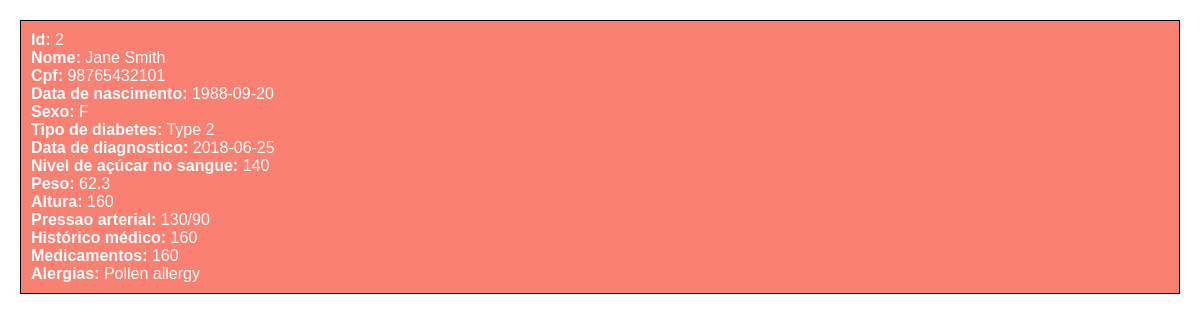
The page /usuarios.php?id=2 on the database its author committed.
### tables this page shows
CREATE TABLE usuario (
  id INT NOT NULL AUTO_INCREMENT,
  nome VARCHAR(255) NOT NULL,
  email VARCHAR(255) NOT NULL,
  cpf VARCHAR(11) NOT NULL,
  data_nascimento DATE NOT NULL,
  sexo CHAR(1) NOT NULL,
  tipo_diabetes VARCHAR(255) NOT NULL,
  data_diagnostico DATE NOT NULL,
  nivel_acucar_sangue FLOAT NOT NULL,
  peso FLOAT NOT NULL,
  altura FLOAT NOT NULL,
  pressao_arterial FLOAT NOT NULL,
  historico_medico VARCHAR(255) NOT NULL,
  medicamentos VARCHAR(255) NOT NULL,
  alergias VARCHAR(255) NOT NULL,
  PRIMARY KEY (id)
);

### usuarios.php (the view, shortened to what this page needs)
<!DOCTYPE html>
<html lang="en">
<head>
</head>
<body>
<?php
    include("connection.php");
    $id = $_GET["id"];
    $sql = sprintf("SELECT * FROM usuario WHERE id = %d", $id);
    $result = $conn->query($sql);
    if ($result->num_rows > 0) {
        while ($row = $result->fetch_assoc()) {
            echo '<div class="user-info">';
            echo sprintf("<b>Id:</b> %d<br>", $row['id']);
            echo sprintf("<b>Nome:</b> %s<br>", $row['nome']);
            echo sprintf("<b>Cpf:</b> %s<br>", $row['cpf']);
            echo sprintf("<b>Data de nascimento:</b> %s<br>", $row['data_nascimento']);
            echo sprintf("<b>Sexo:</b> %s<br>", $row['sexo']);
            echo sprintf("<b>Tipo de diabetes:</b> %s<br>", $row['tipo_diabetes']);
            echo sprintf("<b>Data de diagnostico:</b> %s<br>", $row['data_diagnostico']);
            echo sprintf("<b>Nivel de açúcar no sangue:</b> %s<br>", $row['nivel_acucar_sangue']);
            echo sprintf("<b>Peso:</b> %s<br>", $row['peso']);
            echo sprintf("<b>Altura:</b> %s<br>", $row['altura']);
            echo sprintf("<b>Pressao arterial:</b> %s<br>", $row['pressao_arterial']);
            echo sprintf("<b>Histórico médico:</b> %s<br>", $row['altura']);
            echo sprintf("<b>Medicamentos:</b> %s<br>", $row['altura']);
            echo sprintf("<b>Alergias:</b> %s<br>", $row['alergias']);
            echo '</div>';
        }
    }
?>
</body>
</html>

### usuarios.php (style rules this page uses)
body { background-color: #fff; color: #000; font-family: Arial, sans-serif; margin: 0; padding: 20px; }
.user-info { margin-bottom: 20px; border: 1px solid #000; padding: 10px; background-color: #fa8072; color: #fff; }

### rows shown on the page
usuario: id "2", nome "Jane Smith", cpf "98765432101", data_nascimento "1988-09-20", sexo "F", tipo_diabetes "Type 2", data_diagnostico "2018-06-25", nivel_acucar_sangue "140", peso "62.3", altura "160", pressao_arterial "130/90", alergias "Pollen allergy"
